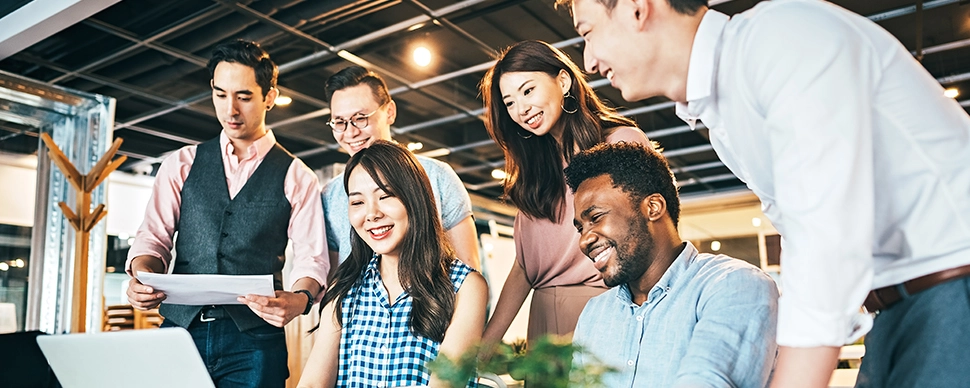
#> input picture img_trans/img/test.jpg, 970 x 388 px
$ jupyter execute img_trans.ipynb
#> lines starting #> are read from the running program, lines starting #| are printed output that depends on the picture
[cell 1]
import numpy as np
import cv2

[cell 2]
img = cv2.imread('img/test.jpg')
#> img is the input picture: shape (388, 970, 3); mean B, G, R 139.1, 144.7, 146

[cell 3]
def display(winName,img):
    cv2.imshow(winName,img)
    cv2.waitKey(0)
    cv2.destroyAllWindows()

[cell 4]
display('test',img)

[cell 5]
tx = 50
ty = 70

# matrix M
M = np.float32([[1,0,tx],
              [0,1,ty]])
M

[cell 6]
shifter_img = cv2.warpAffine(img,M,(img.shape[1],img.shape[0]))
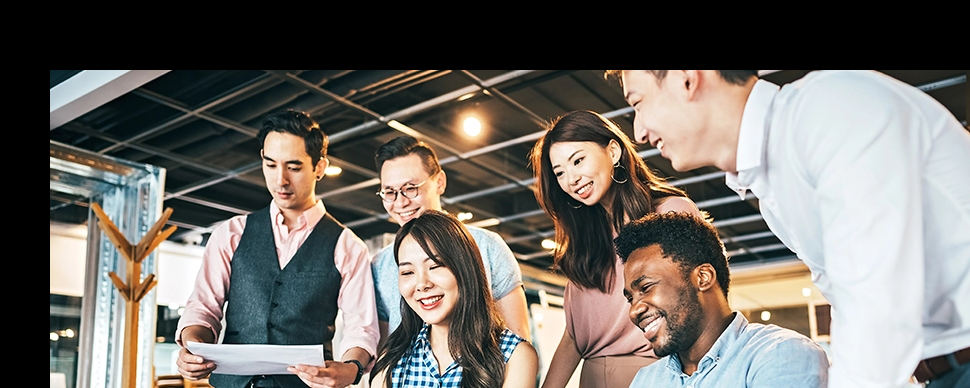
#> shifter_img: shape (388, 970, 3); mean B, G, R 104.1, 109.5, 113.9

[cell 7]
display('shifter_img', shifter_img)

# Rotation

[cell 8]
display('img', img)

[cell 9]
center = (img.shape[1]//2,img.shape[0]//2)
#> center = (485, 194)
M = cv2.getRotationMatrix2D(center,45,1)
M

[cell 10]
rotate_45 = cv2.warpAffine(img,M,(img.shape[1],img.shape[0]))
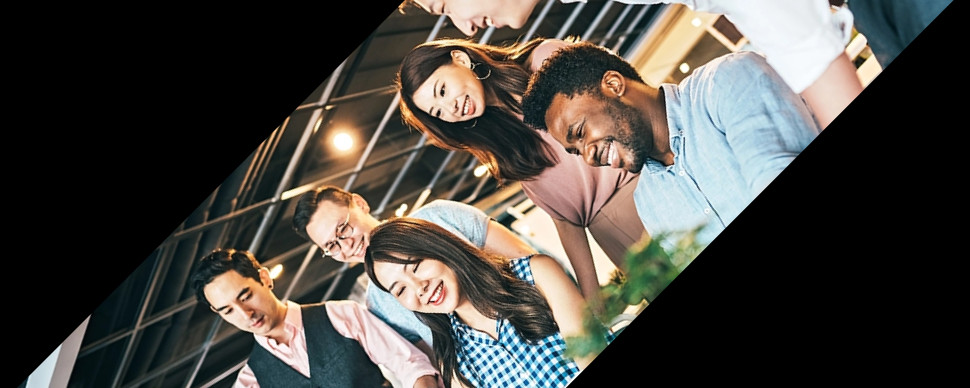
#> rotate_45: shape (388, 970, 3); mean B, G, R 66.1, 71.2, 74.2

[cell 11]
display('img_45',rotate_45)

# Resize

[cell 12]
# syntax img_resize = cv2.resize(img,dsize)

img = cv2.imread('img/test.jpg')
img_resize = cv2.resize(img,(300,300), interpolation=cv2.INTER_CUBIC)
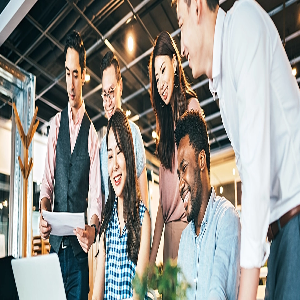
#> img_resize: shape (300, 300, 3); mean B, G, R 139.2, 144.8, 146.1

cv2.imshow('origin', img)
cv2.imshow('resize', img_resize)
cv2.waitKey(0)
cv2.destroyAllWindows()

# Flip lật hình

[cell 13]
# syntax flip = cv2.flip(img, flip_code) 1 0 -1
img = cv2.imread('img/test.jpg')
img0 = cv2.flip(img,1)
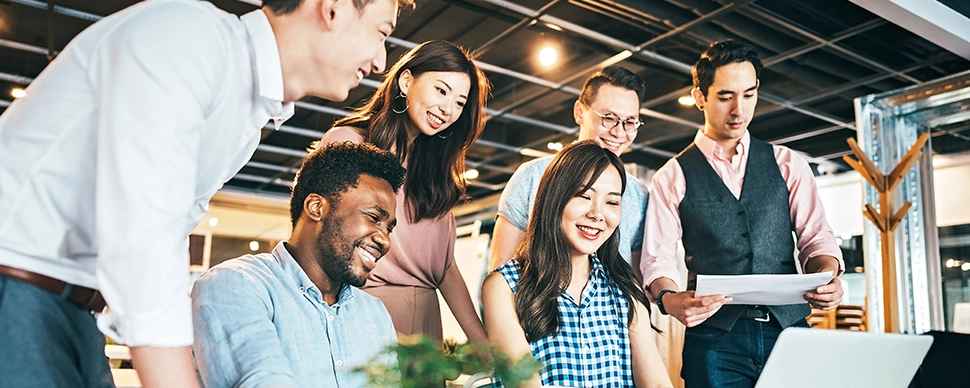
#> img0: shape (388, 970, 3); mean B, G, R 139.1, 144.7, 146
img1 = cv2.flip(img,0)
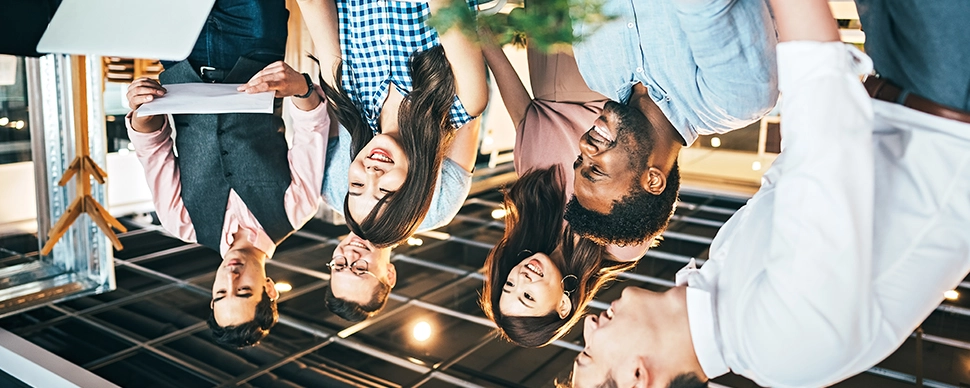
#> img1: shape (388, 970, 3); mean B, G, R 139.1, 144.7, 146
img2 = cv2.flip(img,-1)
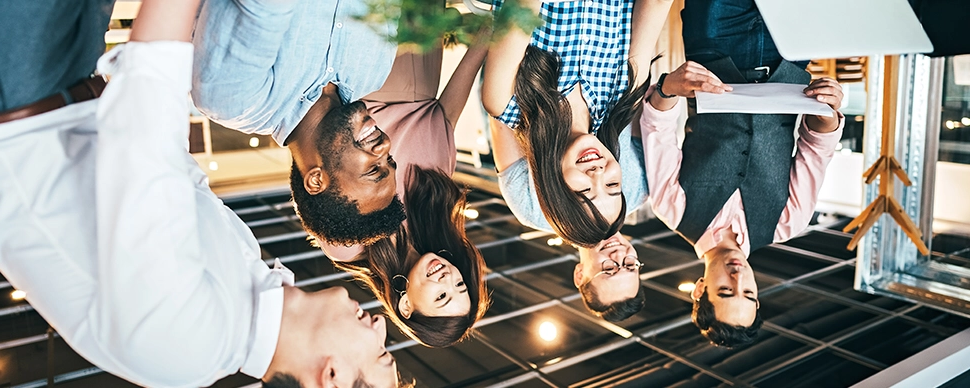
#> img2: shape (388, 970, 3); mean B, G, R 139.1, 144.7, 146

cv2.imshow('origin', img)
cv2.imshow('resize', img0)
cv2.imshow('resize', img1)
cv2.imshow('resize', img2)
cv2.waitKey(0)
cv2.destroyAllWindows()

$ run again, with img_trans/img/bienSo.jpg copied over img_trans/img/test.jpg
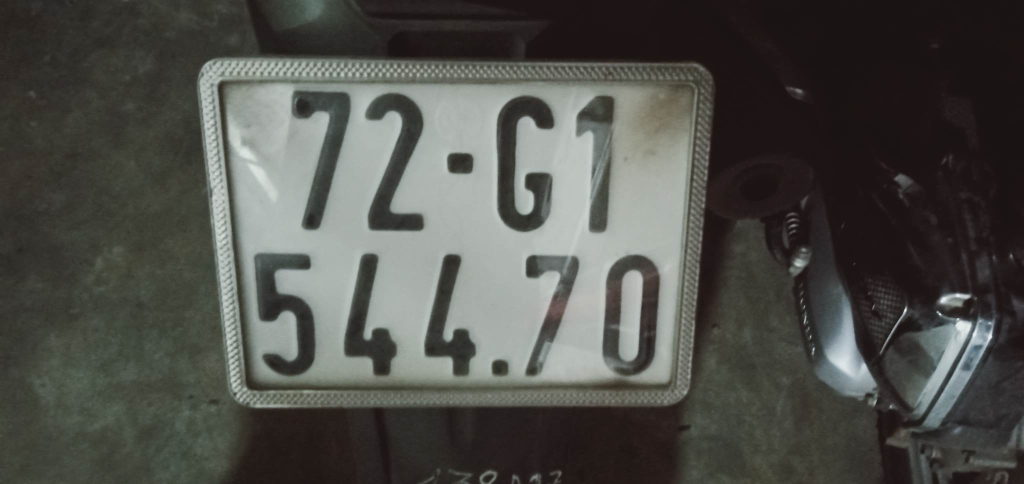
#> input picture img_trans/img/bienSo.jpg, 2048 x 968 px (shown at 1/2 size)
#> img is the input picture: shape (968, 2048, 3); mean B, G, R 74.2, 78.9, 78.8
#> `img1 = cv2.flip(img,0)`:
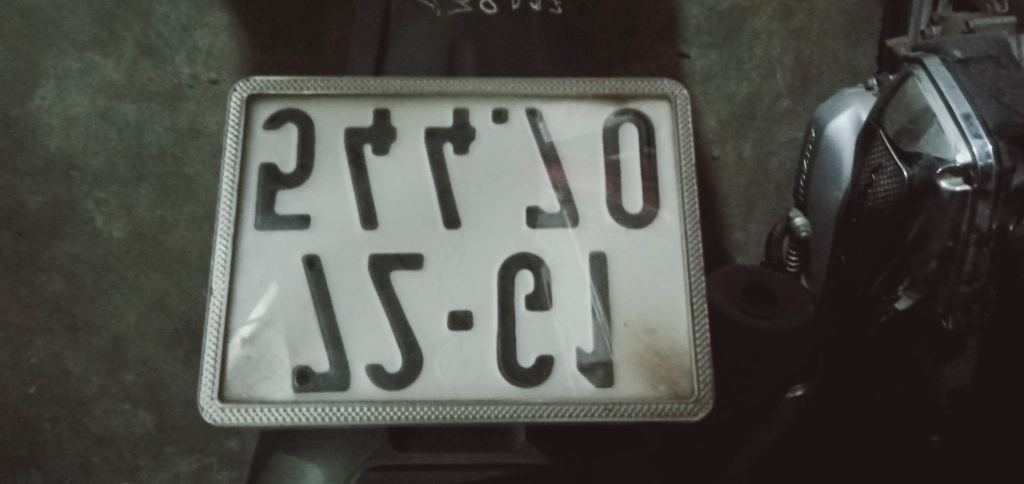
#> img1: shape (968, 2048, 3) (shown at 1/2 size); mean B, G, R 74.2, 78.9, 78.8
#> `img2 = cv2.flip(img,-1)`:
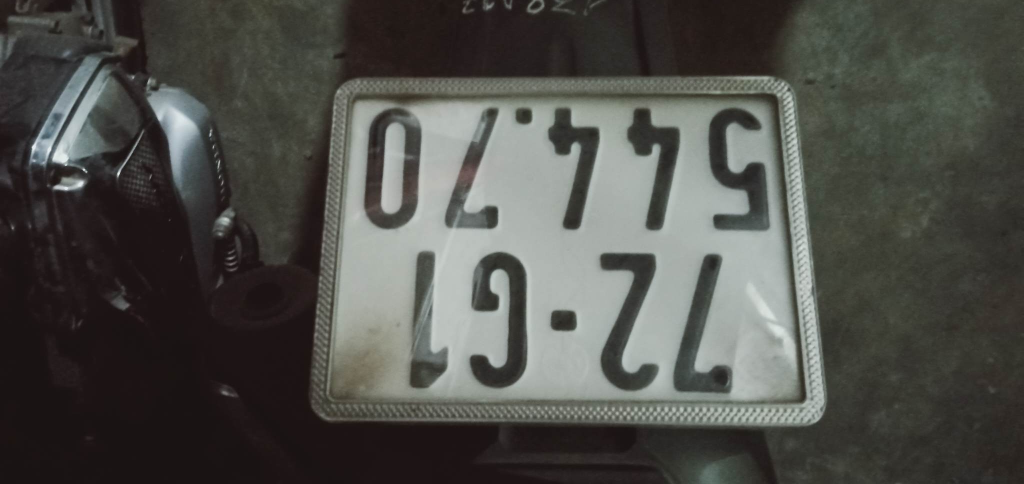
#> img2: shape (968, 2048, 3) (shown at 1/2 size); mean B, G, R 74.2, 78.9, 78.8
